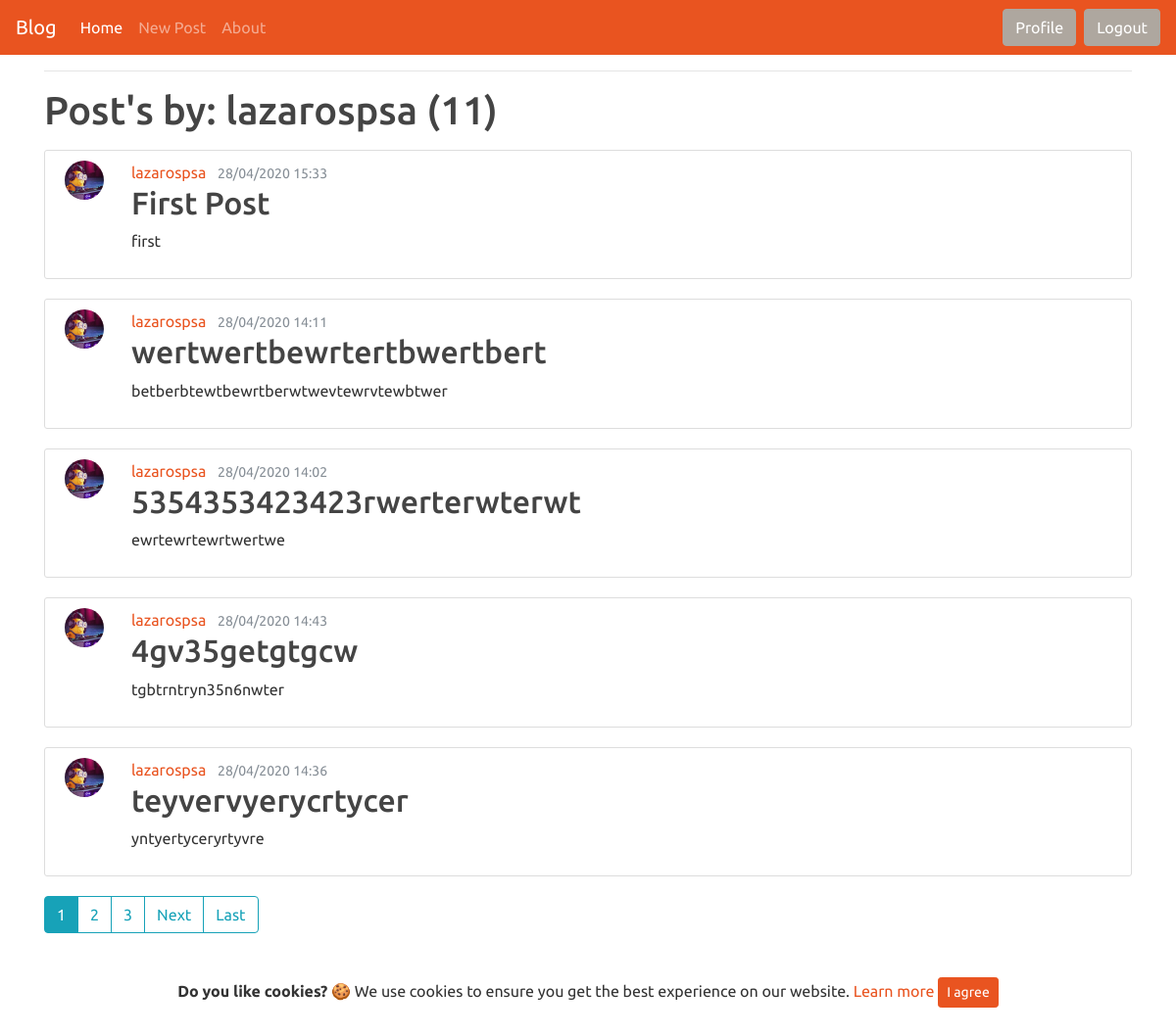
Screenshot of /user/lazarospsa/ (signed in) with the database file from the repository.
### blog/models.py (models this page shows, shortened)
class Post(models.Model):
    title = models.CharField(max_length=50)
    content = models.TextField()
    date_posted = models.DateTimeField(default=timezone.now)
    author = models.ForeignKey(User, on_delete=models.CASCADE)

### users/models.py (models this page shows, shortened)
class Profile(models.Model):
    user = models.OneToOneField(User, on_delete=models.CASCADE) #vazoume to original model
    photoprofile = models.ImageField(default='default.jpg',upload_to='profile_pictures') #sthn metavlhth photoprofile orizoume default eikona thn default.jpg kai vazoume upload_to ton fakelo opou 9a apo9hkeuontai

### blog/views.py (the view)
# urls.py: path('user/<str:username>/', UserPostListView.as_view(), name='user-posts'), #apo views.home to alla3a se PostListView.as_view()
class UserPostListView(ListView):
    model = Post
    template_name = 'blog/user_posts.html'
    context_object_name = 'posts'
    paginate_by = 5
    def get_queryset(self): #if user exists
        user = get_object_or_404(User, username=self.kwargs.get('username'))
        return Post.objects.filter(author=user).order_by('-date_posted')

### blog/templates/blog/user_posts.html (shortened to what this page needs)
{% extends 'blog/base.html' %}
{% block content %}
    <h1 class="mb-3">Post's by: {{ view.kwargs.username }} ({{ page_obj.paginator.count }})</h1>
    {% for post in posts %}
      <article class="media content-section">
            <a class="mr-2" href="{% url 'user-posts' post.author.username %}">
            <img style="height:40px;max-width:40px;margin-right: 20px;" class="rounded-circle account-img" src="{{ post.author.profile.photoprofile.url }}">
            </a>
            <div class="media-body">
              <div class="article-metadata">
                <a class="mr-2" href="{% url 'user-posts' post.author.username %}">{{ post.author }}</a>
                <small class="text-muted">{{ post.date_posted|date:"d/m/Y H:s" }}</small>
              </div>
              <h2><a class="article-title" href="{% url 'post-detail' post.id %}">{{ post.title }}</a></h2>
              <p class="article-content">{{ post.content }}</p>
            </div>
          </article>
    {% endfor %}
    <div class="btn-toolbar" role="toolbar" aria-label="Toolbar with button groups">
      <div class="btn-group mr-2" role="group" aria-label="First group">
    {% if is_paginated %}
      {% for num in page_obj.paginator.page_range %}
        {% if page_obj.number == num %}
          <a class="btn btn-info mb-4" href="?page={{ num }}">{{ num }}</a>
        {% elif num > page_obj.number|add:'-3' and num < page_obj.number|add:'3' %}
          <a class="btn btn-outline-info mb-4" href="?page={{ num }}">{{ num }}</a>
        {% endif %}
      {% endfor %}
        {% if page_obj.has_next %}
        <a class="btn btn-outline-info mb-4" href="?page={{ page_obj.next_page_number }}">Next</a>
        <a class="btn btn-outline-info mb-4" href="?page={{ page_obj.paginator.num_pages }}">Last</a>
        {% endif %}
    {% endif %}
    </div>
    </div>
{% endblock %}

### blog/static/blog/main.css (style rules this page uses)
body { background: #fafafa; color: #333333; margin-top: 5rem; }
h1, h2, h3, h4, h5, h6 { color: #444444; }
.content-section { background: #ffffff; padding: 10px 20px; border: 1px solid #dddddd; border-radius: 3px; margin-bottom: 20px; }
.article-title { color: #444444; }

### rows the page displays
Post: author.profile.photoprofile (picture), author "lazarospsa", date_posted "28/04/2020 15:33", title "First Post", content "first"
Post: author.profile.photoprofile (picture), author "lazarospsa", date_posted "28/04/2020 14:11", title "wertwertbewrtertbwertbert", content "betberbtewtbewrtberwtwevtewrvtewbtwer"
Post: author.profile.photoprofile (picture), author "lazarospsa", date_posted "28/04/2020 14:02", title "5354353423423rwerterwterwt", content "ewrtewrtewrtwertwe"
Post: author.profile.photoprofile (picture), author "lazarospsa", date_posted "28/04/2020 14:43", title "4gv35getgtgcw", content "tgbtrntryn35n6nwter"
Post: author.profile.photoprofile (picture), author "lazarospsa", date_posted "28/04/2020 14:36", title "teyvervyerycrtycer", content "yntyertyceryrtyvre"

### other values shown
{{ view.kwargs.username }} "lazarospsa"
{{ page_obj.paginator.count }} "11"
{{ num }} "1"
{{ num }} "2" "3"
